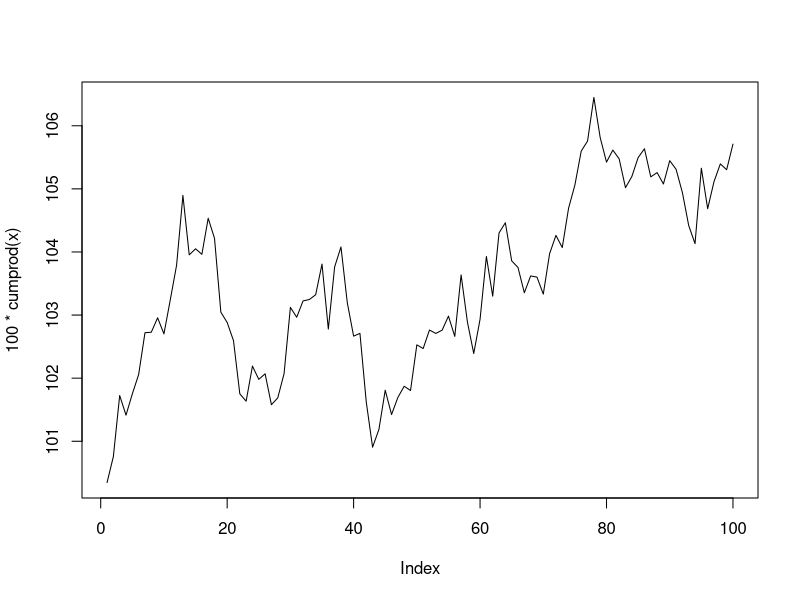

Source code (R): (Note: this script raises an error after producing the figure.)
# Plot one ----------------------------------------------------------------
x <- rnorm(100, 1.001, 0.005) #Simulate daily change for 100 days
plot(100*cumprod(x), type = 'l') #multiply each day by the previous days

# Plot 100 realisations ---------------------------------------------------
market.index <- matrix(NA, 100, 100) #Initialise a matrix to store trajectories
for(i in 1:100){
  x <- rnorm(100, 1.001, 0.005)
  market.index [, i] <- 100*cumprod(x)
}

#Plot all trajectories
matplot(prices, type = 'l')

#Get distribution of days 50 and 100
hist(prices[50, ])
hist(prices[100, ])
quantile(prices[50, ], c(0.25, 0.5, 0.75))
quantile(prices[100, ], c(0.25, 0.5, 0.75))



